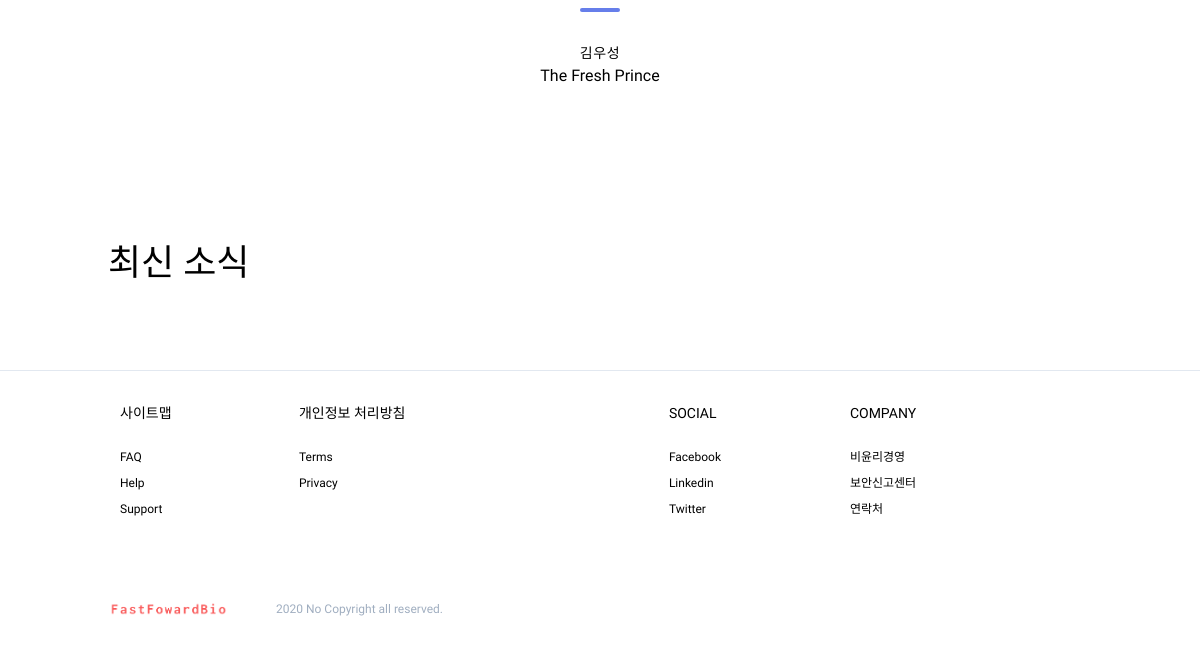
Before: / (lower part) with the older database file.
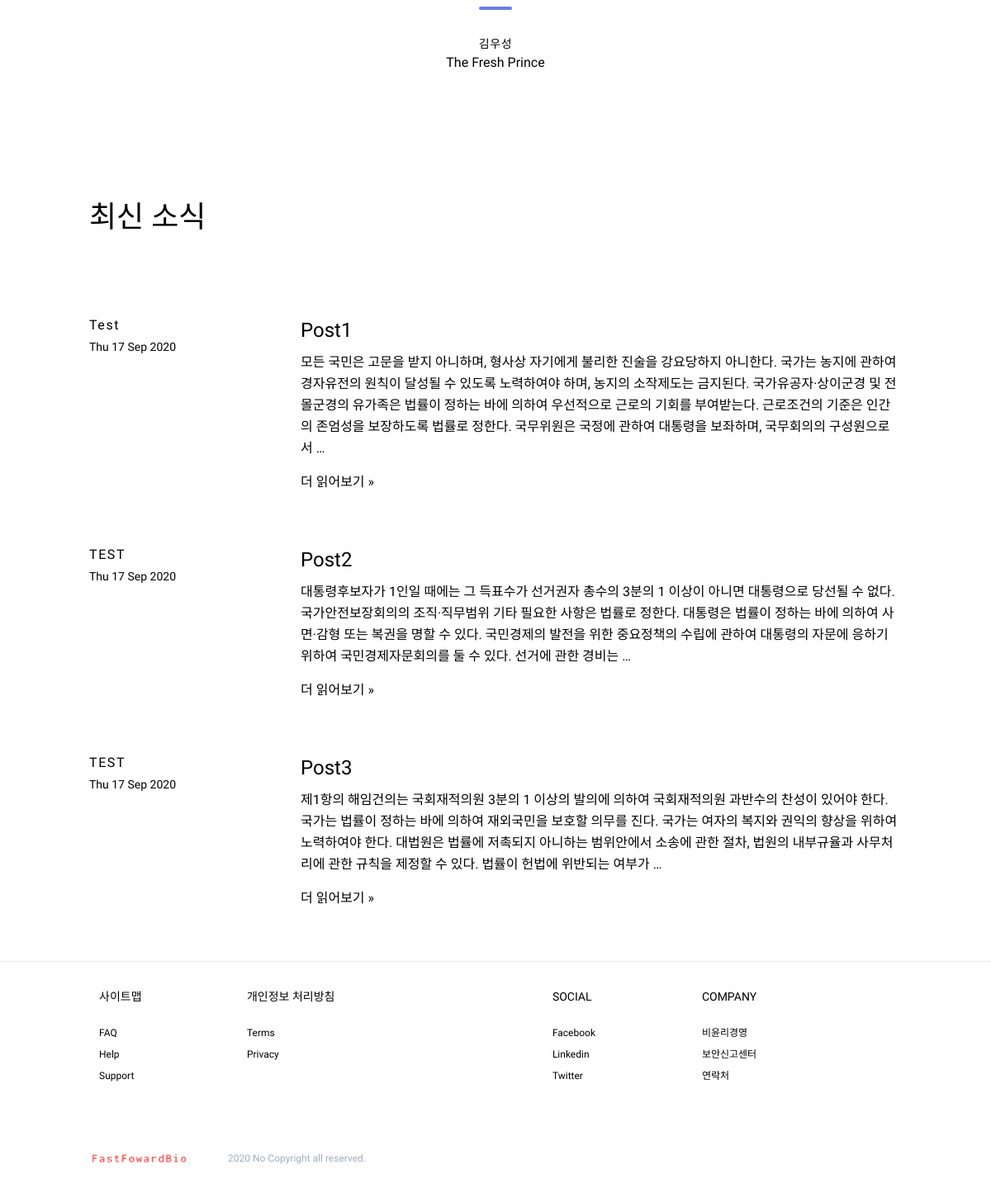
After: the same page with the newer database file.
### page/models.py (models this page shows, shortened)
class Post(models.Model):
    author = models.ForeignKey(
        settings.AUTH_USER_MODEL, on_delete=models.CASCADE)
    title = models.CharField(max_length=200)
    text = models.TextField()
    category = models.CharField(max_length=10)
    created_date = models.DateTimeField(
        default=timezone.now)
    published_date = models.DateTimeField(
        blank=True, null=True)

### page/views.py (the view)
# urls.py: path('', views.index, name='index'),
def index(request):
    posts = Post.objects.all()
    context = {
        'posts': posts
        }
    return render(request, 'page/index.html', context)

### page/templates/page/index.html (shortened to what this page needs)
{% extends "page/base.html" %}
{% load static %}
{% block content %}
        <section class="text-black">
            <div class="container px-5 py-24 mx-auto">
                <div class="xl:w-1/2 lg:w-3/4 w-full mx-auto text-center">
                    <span class="inline-block h-1 w-10 rounded bg-indigo-500 mt-8 mb-6"></span>
                    <h2 class="text-black font-medium title-font tracking-wider text-sm">김우성</h2>
                    <p class="text-black">The Fresh Prince</p>
                </div>
            </div>
        </section>
                <section class="text-black  overflow-hidden">
            <div class="container px-5 py-5 mx-auto">
                <div class="py-8 flex flex-wrap md:flex-no-wrap">
                    <h1 class="title-font sm:text-4xl text-3xl mb-4 font-medium text-black">최신 소식
                    </h1>
                </div>
                <div class="text-black my-3">
                {% for post in posts %}
                    <div class="py-8 flex flex-wrap md:flex-no-wrap">
                        <div class="md:w-64 md:mb-0 mb-6 flex-shrink-0 flex flex-col">
                            <span class="tracking-widest font-medium title-font">
                            {{ post.category }}</span>
                            <span class="mt-1 text-sm">{{ post.published_date|date:"D d M Y" }}</span>
                        </div>
                        <div class="md:flex-grow">
                            <h2 class="text-2xl font-medium text-black title-font mb-2">{{ post.title }}</h2>
                            <p class="leading-relaxed">{{ post.text|truncatewords:50  }}</p>
                            <a class="text-black-7000 inline-flex items-center mt-4" href="{% url 'page:post_detail' pk=post.pk %}">더 읽어보기 »
                            </a>
                        </div>
                    </div>
{% endfor %}
                </div>
            </div>
        </section>
{% endblock content %}

### page/templates/page/base.html (shortened to what this page needs)
{% load static %}
<!DOCTYPE html>
<html lang="en">
    <head>
        <link href="https://unpkg.com/tailwindcss@^1.0/dist/tailwind.min.css" rel="stylesheet">
    </head>
    <body>
	{% block content%}
	{% endblock content%}
	{% include "page/footer.html" %}
	</body>
</html>

### page/templates/page/nav.html (shortened to what this page needs)
    {% load static %}

### page/templates/page/footer.html (shortened to what this page needs)
    {% load static %}
    <footer class="text-black sm:content-center border-t border-gray-300">
    <section class="bg-white py-8 w-full">
    <div class="container mx-auto px-8">
        <div class="table w-full">
            <div class="block sm:table-cell">
                <p class="uppercase text-grey text-sm sm:mb-6">
                사이트맵
                </p>
                <ul class="list-reset text-xs mb-6">
                    <li class="mt-2 inline-block mr-2 sm:block sm:mr-0">
                        <a href="#" class="text-grey hover:text-grey-dark">FAQ</a>
                    </li>
                    <li class="mt-2 inline-block mr-2 sm:block sm:mr-0">
                        <a href="#" class="text-grey hover:text-grey-dark">Help</a>
                    </li>
                    <li class="mt-2 inline-block mr-2 sm:block sm:mr-0">
                        <a href="#" class="text-grey hover:text-grey-dark">Support</a>
                    </li>
                </ul>
            </div>
            <div class="block sm:table-cell">
                <p class="uppercase text-grey text-sm sm:mb-6">
                개인정보 처리방침
                </p>
                <ul class="list-reset text-xs mb-6">
                    <li class="mt-2 inline-block mr-2 sm:block sm:mr-0">
                        <a href="#" class="text-grey hover:text-grey-dark">Terms</a>
                    </li>
                    <li class="mt-2 inline-block mr-2 sm:block sm:mr-0">
                        <a href="#" class="text-grey hover:text-grey-dark">Privacy</a>
                    </li>
                </ul>
            </div>
            <div class="block sm:table-cell">
                <p class="uppercase text-grey text-sm sm:mb-6">Social</p>
                <ul class="list-reset text-xs mb-6">
                    <li class="mt-2 inline-block mr-2 sm:block sm:mr-0">
                        <a href="#" class="text-grey hover:text-grey-dark">Facebook</a>
                    </li>
                    <li class="mt-2 inline-block mr-2 sm:block sm:mr-0">
                        <a href="#" class="text-grey hover:text-grey-dark">Linkedin</a>
                    </li>
                    <li class="mt-2 inline-block mr-2 sm:block sm:mr-0">
                        <a href="#" class="text-grey hover:text-grey-dark">Twitter</a>
                    </li>
                </ul>
            </div>
            <div class="block sm:table-cell">
                <p class="uppercase text-grey text-sm sm:mb-6">Company</p>
                <ul class="list-reset text-xs mb-6">
                    <li class="mt-2 inline-block mr-2 sm:block sm:mr-0">
                        <a href="#" class="text-grey hover:text-grey-dark">
                        비윤리경영
                        </a>
                    </li>
                    <li class="mt-2 inline-block mr-2 sm:block sm:mr-0">
                        <a href="#" class="text-grey hover:text-grey-dark">
                        보안신고센터
                        </a>
                    </li>
                    <li class="mt-2 inline-block mr-2 sm:block sm:mr-0">
                        <a href="#" class="text-grey hover:text-grey-dark">
                        연락처
                        </a>
                    </li>
                </ul>
            </div>
        </div>
    </div>
</section>
        <div class="bg-white">
            <div class="container text-center lg:px-5 lg:py-6 mx-auto flex items-center sm:flex-row flex-col mb-2">
                <a href="#"
                    class="flex title-font font-medium items-center md:justify-start justify-center text-gray-900">
                    <img src='{% static "name_transparent.png" %}' width="120" height="120">
                </a>
                <p class="text-sm text-gray-600 font-thin sm:ml-6 sm:mt-0 mt-4">
                <span
                    class="text-xs text-gray-500 font-thin inline-flex sm:ml-auto sm:mt-0 mt-4 justify-center sm:justify-start">
                    2020 No Copyright all reserved.
                </span>
            </div>
        </div>
    </footer>

### page/templates/page/base.html (style rules this page uses)
body { font-family: 'Nanum Gothic', sans-serif; }

Changed rows visible on the page:
added Post: category "Test", published_date "Thu 17 Sep 2020", title "Post1", text "모든 국민은 고문을 받지 아니하며, 형사상 자기에게 불리한 진술을 강요당하지 아니한다. 국가는 농지에 관하여 경자유전의 원칙이 달성될 수 있도록 노력하여야 하며, 농지의 소작제도는 금지된다. 국가유공자·상이군경 및 전몰군경의 유가족은 법률이 정하는 바에 의하여 우선적으로 근로의 기회를 부여받는다. 근로조건의 기준은 인간의 존엄성을 보장하도록 법률로 정한다. 국무위원은 국정에 관하여 대통령을 보좌하며, 국무회의의 구성원으로서 …"
added Post: category "TEST", published_date "Thu 17 Sep 2020", title "Post2", text "대통령후보자가 1인일 때에는 그 득표수가 선거권자 총수의 3분의 1 이상이 아니면 대통령으로 당선될 수 없다. 국가안전보장회의의 조직·직무범위 기타 필요한 사항은 법률로 정한다. 대통령은 법률이 정하는 바에 의하여 사면·감형 또는 복권을 명할 수 있다. 국민경제의 발전을 위한 중요정책의 수립에 관하여 대통령의 자문에 응하기 위하여 국민경제자문회의를 둘 수 있다. 선거에 관한 경비는 …"
added Post: category "TEST", published_date "Thu 17 Sep 2020", title "Post3", text "제1항의 해임건의는 국회재적의원 3분의 1 이상의 발의에 의하여 국회재적의원 과반수의 찬성이 있어야 한다. 국가는 법률이 정하는 바에 의하여 재외국민을 보호할 의무를 진다. 국가는 여자의 복지와 권익의 향상을 위하여 노력하여야 한다. 대법원은 법률에 저촉되지 아니하는 범위안에서 소송에 관한 절차, 법원의 내부규율과 사무처리에 관한 규칙을 제정할 수 있다. 법률이 헌법에 위반되는 여부가 …"
